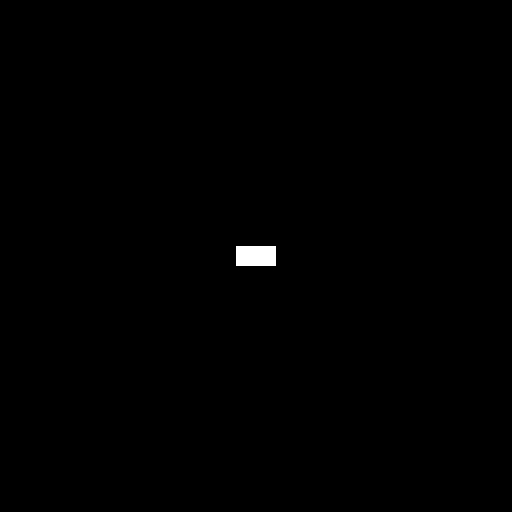
#> input picture imageProcessing/week4/f403.jpg, 512 x 512 px
$ jupyter execute ex401.ipynb
#> lines starting #> are read from the running program, lines starting #| are printed output that depends on the picture; after the words box and inside, x2 and y2 are one past the last pixel; in counts of white or black regions, pixels touching at a corner belong together
[cell 1]
import cv2
import numpy as np
import matplotlib.pyplot as plt


plt.figure(figsize=(6.4*5, 4.8*5), constrained_layout=False)

img_c1 = cv2.imread("f403.jpg", 0)
#> img_c1: shape (512, 512); 0.31% white; 1 white region, box (x1, y1, x2, y2) and area: (236, 246, 276, 266) 800
img_c2 = np.fft.fft2(img_c1)
img_c3 = np.fft.fftshift(img_c2)
img_c4 = np.fft.ifftshift(img_c3)
img_c5 = np.fft.ifft2(img_c4)

plt.subplot(151), plt.imshow(img_c1, "gray"), plt.title("Original Image")
plt.subplot(152), plt.imshow(np.log(1+np.abs(img_c2)), "gray"), plt.title("Spectrum")
plt.subplot(153), plt.imshow(np.log(1+np.abs(img_c3)), "gray"), plt.title("Centered Spectrum")
plt.subplot(154), plt.imshow(np.log(1+np.abs(img_c4)), "gray"), plt.title("Decentralized")
plt.subplot(155), plt.imshow(np.abs(img_c5), "gray"), plt.title("Processed Image")

plt.show()
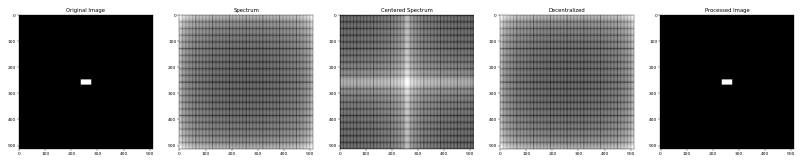
#> figure drawn by matplotlib, 5 panels
